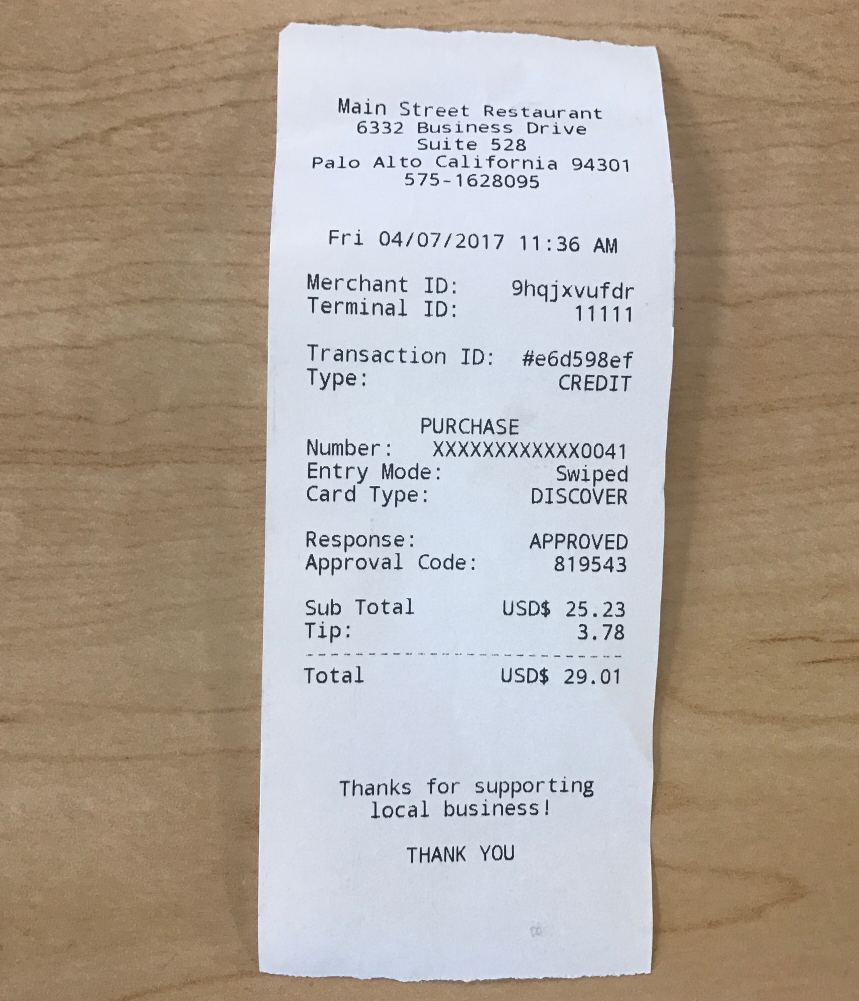
#> input picture Print_Payment_Receipt.JPG, 2577 x 3001 px (shown at 1/3 size)
$ jupyter execute --allow-errors 'OPENCV Receipt Scanner.ipynb'   (shell and % lines are left out)
#> lines starting #> are read from the running program, lines starting #| are printed output that depends on the picture
### video.py
# [7 lines left out: function bgr2rgb, not called in this run]

def run_video(process_frame=lambda im:im, fps=30, camera_num=0):
    """
    Runs OpenCV video from a connected camera as Jupyter notebook output. Each frame from the camera
    is given to process_frame before being displayed. The default does no processing. The display is
    limited to the given number of frames per second (default 30). It can go below this, but will
    bot go above it. If there is more than one camera connected, settings camera_num will select
    which camera to use.

    The video will continue being run until the code is interuppted with the stop button in Jupyter
    notebook.
    """
    from cv2 import VideoCapture, error, imencode
    from IPython.display import Image, display
    from time import time, sleep
    delay = 1/fps # the max number of seconds between frames
    vc = VideoCapture(camera_num)
    try:
        if not vc.isOpened(): return # if we did not successfully gain access to the camera
        # Try to get the first frame
        is_capturing, frame = vc.read()
        if frame is None: return # no first frame
        # Process the frame, encode it as PNG, and display it
        im = process_frame(bgr2rgb(frame))
        disp = display(Image(imencode('.jpg', bgr2rgb(im))[1].tostring(), width=im.shape[1], height=im.shape[0]), display_id=True)
        while is_capturing:
            # Keep getting new frames while they are available
            try:
                start = time()
                # Get the next frame
                is_capturing, frame = vc.read()
                if frame is None: break # no next frame
                # Process the frame, encode it as PNG, and display it
                im = process_frame(bgr2rgb(frame))
                disp.update(Image(imencode('.jpg', bgr2rgb(im))[1].tostring(), width=im.shape[1], height=im.shape[0]))
                # Wait for a small amount of time to avoid frame rate going to high
                wait = delay - (time() - start)
                if wait > 0: sleep(wait)
            except KeyboardInterrupt: break # lookout for a keyboard interrupt (stop button) to stop the script gracefully
        return im
    finally: vc.release()
    return None

### OPENCV Receipt Scanner.ipynb
[cell 1]
# All of the common imports and settings
import numpy as np
import scipy.ndimage as ndi
from skimage import io, color, feature, filters, segmentation, measure, draw, exposure, morphology, transform
import matplotlib as mpl
import matplotlib.pylab as plt
import cv2 # OpenCV


from video import run_video

import imutils

[cell 2]
image = color.rgb2gray(io.imread("Print_Payment_Receipt.JPG"))
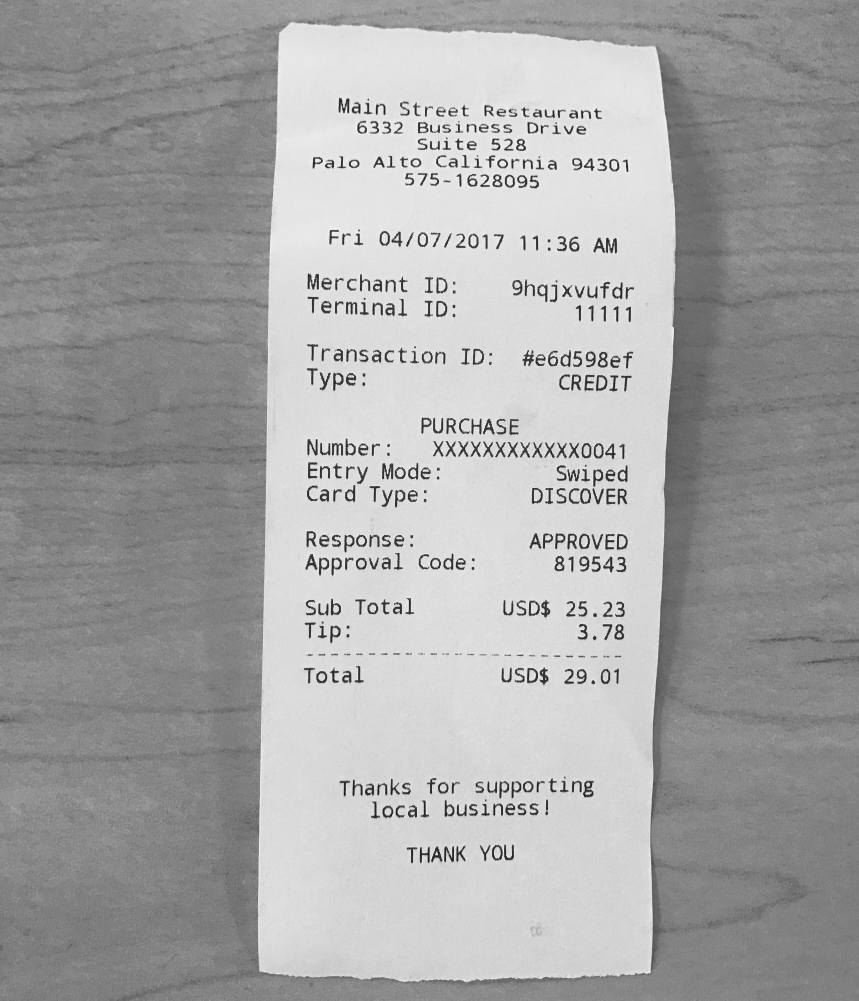
#> image: shape (3001, 2577) float64 (shown at 1/3 size); min 0.0253, max 1, mean 0.653

[cell 3]
digits = color.rgb2gray(io.imread("Merchant_digits_2.png"))
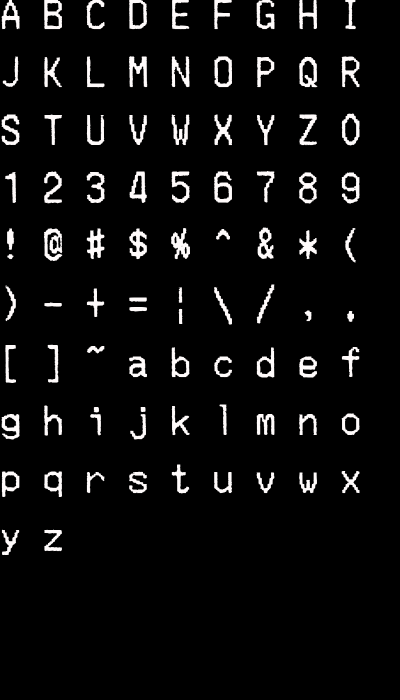
#> input picture Merchant_digits_2.png, 800 x 1400 px (shown at 1/2 size)
#> digits: shape (1400, 800) float64; min 0, max 0.988, mean 0.0561
plt.imshow(digits)

#> (a cell that did not finish here is left out)

[cell 5]
# [50 lines left out: function getLetters, not called in this run]

[cell 6]
run_video(getLetters, camera_num=0)
